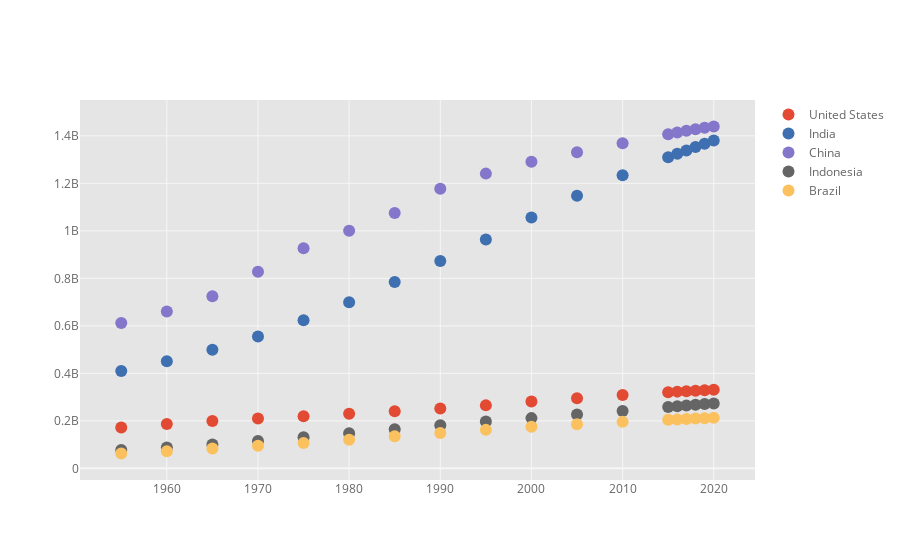

Notebook code cell kept with this figure:
### Markdown cell above
## Scatter plot

### Code cell
df_population.iplot(kind='scatter', mode='markers')

### Figure 1 — Plotly figure (JSON) as saved in the notebook; plotly's stock layout.template omitted (floating-point values rounded to 4 significant figures)
{"data": [{"line": {"color": "rgba(226, 74, 51, 1.0)", "dash": "solid", "shape": "linear", "width": 1.3}, "marker": {"size": 12, "symbol": "circle"}, "mode": "markers", "name": "United States", "text": "", "type": "scatter", "x": [1955, 1960, 1965, 1970, 1975, 1980, 1985, 1990, 1995, 2000, 2005, 2010, 2015, 2016, 2017, 2018, 2019, 2020], "y": [171685336, 186720571, 199733676, 209513341, 219081251, 229476354, 240499825, 252120309, 265163745, 281710909, 294993511, 309011475, 320878310, 323015995, 325084756, 327096265, 329064917, 331002651]}, {"line": {"color": "rgba(62, 111, 176, 1.0)", "dash": "solid", "shape": "linear", "width": 1.3}, "marker": {"size": 12, "symbol": "circle"}, "mode": "markers", "name": "India", "text": "", "type": "scatter", "x": [1955, 1960, 1965, 1970, 1975, 1980, 1985, 1990, 1995, 2000, 2005, 2010, 2015, 2016, 2017, 2018, 2019, 2020], "y": [409880595, 450547679, 499123324, 555189792, 623102897, 698952844, 784360008, 873277798, 963922588, 1056575549, 1147609927, 1234281170, 1310152403, 1324517249, 1338676785, 1352642280, 1366417754, 1380004385]}, {"line": {"color": "rgba(132, 118, 202, 1.0)", "dash": "solid", "shape": "linear", "width": 1.3}, "marker": {"size": 12, "symbol": "circle"}, "mode": "markers", "name": "China", "text": "", "type": "scatter", "x": [1955, 1960, 1965, 1970, 1975, 1980, 1985, 1990, 1995, 2000, 2005, 2010, 2015, 2016, 2017, 2018, 2019, 2020], "y": [612241554, 660408056, 724218968, 827601394, 926240885, 1000089235, 1075589361, 1176883674, 1240920535, 1290550765, 1330776380, 1368810615, 1406847870, 1414049351, 1421021791, 1427647786, 1433783686, 1439323776]}, {"line": {"color": "rgba(101, 101, 101, 1.0)", "dash": "solid", "shape": "linear", "width": 1.3}, "marker": {"size": 12, "symbol": "circle"}, "mode": "markers", "name": "Indonesia", "text": "", "type": "scatter", "x": [1955, 1960, 1965, 1970, 1975, 1980, 1985, 1990, 1995, 2000, 2005, 2010, 2015, 2016, 2017, 2018, 2019, 2020], "y": [77273425, 87751068, 100267062, 114793178, 130680727, 147447836, 164982451, 181413402, 196934260, 211513823, 226289470, 241834215, 258383256, 261556381, 264650963, 267670543, 270625568, 273523615]}, {"line": {"color": "rgba(251, 193, 94, 1.0)", "dash": "solid", "shape": "linear", "width": 1.3}, "marker": {"size": 12, "symbol": "circle"}, "mode": "markers", "name": "Brazil", "text": "", "type": "scatter", "x": [1955, 1960, 1965, 1970, 1975, 1980, 1985, 1990, 1995, 2000, 2005, 2010, 2015, 2016, 2017, 2018, 2019, 2020], "y": [62533919, 72179226, 83373530, 95113265, 107216205, 120694009, 135274080, 149003223, 162019896, 174790340, 186127103, 195713635, 204471769, 206163053, 207833823, 209469323, 211049527, 212559417]}], "layout": {"autosize": true, "legend": {"bgcolor": "#FFFFFF", "font": {"color": "#666666"}}, "paper_bgcolor": "#FFFFFF", "plot_bgcolor": "#E5E5E5", "title": {"font": {"color": "#151516"}}, "xaxis": {"autorange": true, "gridcolor": "#F6F6F6", "range": [1951.0, 2024.0], "showgrid": true, "tickfont": {"color": "#666666"}, "title": {"font": {"color": "#666666"}, "text": ""}, "type": "linear", "zerolinecolor": "#F6F6F6"}, "yaxis": {"autorange": true, "gridcolor": "#F6F6F6", "range": [-92000000.0, 1594000000.0], "showgrid": true, "tickfont": {"color": "#666666"}, "title": {"font": {"color": "#666666"}, "text": ""}, "type": "linear", "zerolinecolor": "#F6F6F6"}}}
